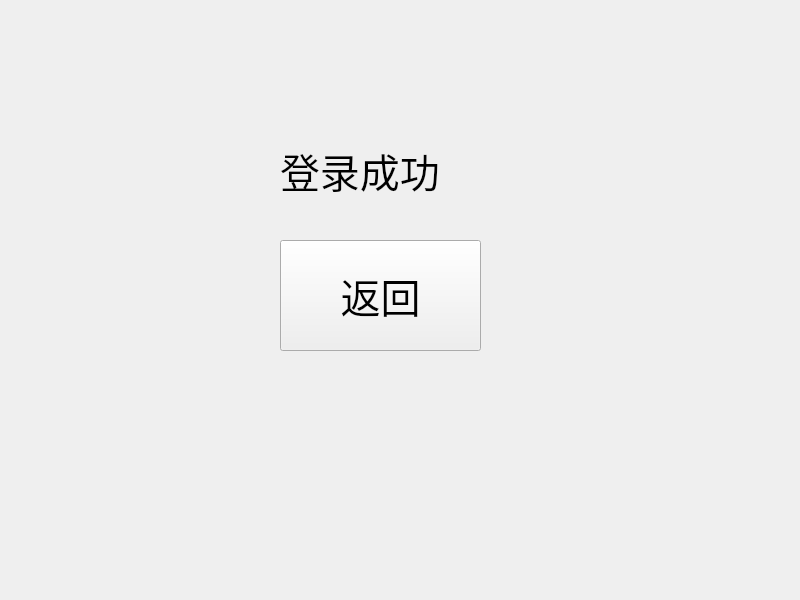
<?xml version="1.0" encoding="UTF-8"?>
<ui version="4.0">
 <class>login_success_page</class>
 <widget class="QWidget" name="login_success_page">
  <property name="geometry">
   <rect>
    <x>0</x>
    <y>0</y>
    <width>800</width>
    <height>600</height>
   </rect>
  </property>
  <property name="font">
   <font>
    <pointsize>30</pointsize>
   </font>
  </property>
  <property name="windowTitle">
   <string>Form</string>
  </property>
  <widget class="QLabel" name="label">
   <property name="geometry">
    <rect>
     <x>280</x>
     <y>130</y>
     <width>211</width>
     <height>81</height>
    </rect>
   </property>
   <property name="text">
    <string>登录成功</string>
   </property>
  </widget>
  <widget class="QPushButton" name="pushButton">
   <property name="geometry">
    <rect>
     <x>280</x>
     <y>240</y>
     <width>201</width>
     <height>111</height>
    </rect>
   </property>
   <property name="text">
    <string>返回</string>
   </property>
  </widget>
 </widget>
 <resources/>
 <connections/>
</ui>
